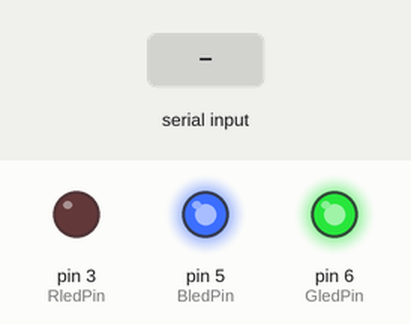
A sketch run on a simulated Arduino Uno, built with avr-gcc and run on an emulated ATmega328P. On the bench: output pins drawn as LEDs (lit = HIGH). Dashed ring = blinking. The inputs (shaded band) are chosen by the test bench. Random numbers use the default seed unless the sketch sets one.

Above: at 1.2 s.
1.3 s: "BLINK1\n" received over Serial
At 1.55 s:
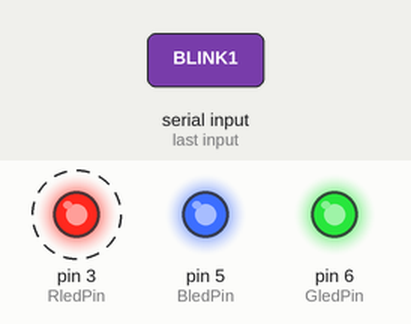
4.3 s: "RANDOM\n" received over Serial
At 5.05 s:
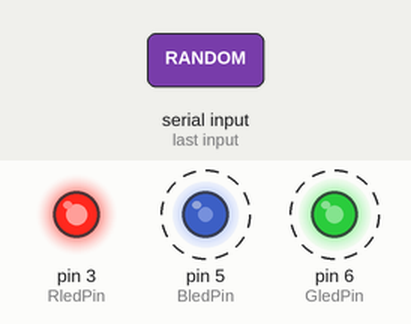
7.3 s: "90,45,200\n" received over Serial
At 8.2 s:
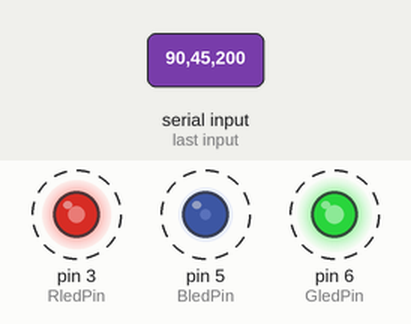
10.3 s: "30,150,10\n" received over Serial
13.3 s: "1,90,45\n" received over Serial
16.3 s: "STEADY\n" received over Serial
At 17.1 s:
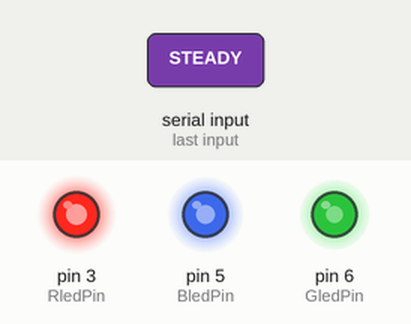
Timing chart, 0 to 18.8 s (numbered marks = the images above; inputs shaded):
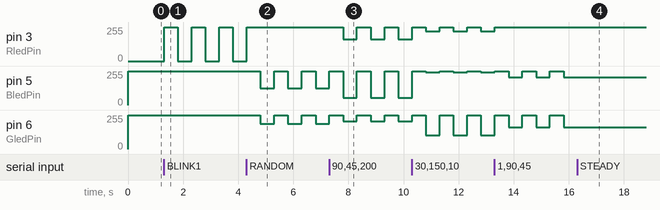

Measured:
- after the input at 1.3 s, pin 3 (RledPin): alternates 255/255 for 0.50 s and 0/255 for 0.50 s, starting at once
- after the input at 4.3 s, pin 5 (BledPin): alternates 255/255 for 0.50 s and 125/255 for 0.50 s, starting after 0.51 s; pin 6 (GledPin): alternates 255/255 for 0.50 s and 188/255 for 0.50 s, starting after 0.51 s
- after the input at 7.3 s, pin 3 (RledPin): alternates 255/255 for 0.50 s and 165/255 for 0.50 s, starting after 0.51 s
- after the input at 16.3 s, every drawn part: stays the same

The sketch:

hw3-1.ino
```cpp
const int RledPin = 3;  // PWM 腳位
const int GledPin = 6;  // PWM 腳位
const int BledPin = 5;  // PWM 腳位

// 模式狀態：0 = 常亮/靜態模式, 1 = 慢速閃爍, 2 = 中速閃爍, 3 = 極速爆閃
int mode = 0;

int currentR = 255;
int currentG = 0;
int currentB = 0;

unsigned long previousMillis = 0;
long blinkInterval = 300; // 閃爍間隔時間
bool ledOn = true;

void setup() {
  Serial.begin(9600);
  pinMode(RledPin, OUTPUT);
  pinMode(GledPin, OUTPUT);
  pinMode(BledPin, OUTPUT);

  randomSeed(analogRead(A1));
  setRGB(currentR, currentG, currentB);
}

void loop() {
  if (Serial.available() > 0) {
    String input = Serial.readStringUntil('\n');
    input.trim();

    if (input == "RANDOM") {
      // 隨機選色：僅更新顏色變數，不修改 mode (維持當前閃爍狀態)
      currentR = random(0, 256);
      currentG = random(0, 256);
      currentB = random(0, 256);
      if (mode == 0) {
        setRGB(currentR, currentG, currentB);
      }

    } else if (input == "STEADY") {
      // 若網頁傳入靜態模式指令
      mode = 0;
      setRGB(currentR, currentG, currentB);

    } else if (input == "BLINK1") {
      mode = 1;
      blinkInterval = 500; // 慢速閃爍 (1 Hz)
    } else if (input == "BLINK2") {
      mode = 2;
      blinkInterval = 200; // 中速閃爍 (2.5 Hz)
    } else if (input == "BLINK3") {
      mode = 3;
      blinkInterval = 100; // 極速爆閃 (5 Hz)

    } else {
      // 解析 RGB 格式 (R,G,B)
      int firstComma = input.indexOf(',');
      int secondComma = input.indexOf(',', firstComma + 1);

      if (firstComma > 0 && secondComma > firstComma) {
        // 調色盤選色：僅更新顏色變數，不修改 mode
        currentR = input.substring(0, firstComma).toInt();
        currentG = input.substring(firstComma + 1, secondComma).toInt();
        currentB = input.substring(secondComma + 1).toInt();

        // 如果目前是常亮模式，立刻更新顯示顏色
        if (mode == 0) {
          setRGB(currentR, currentG, currentB);
        }
      }
    }
  }

  // 閃爍控制邏輯 (非阻塞式 millis 寫法)
  if (mode >= 1 && mode <= 3) {
    unsigned long currentMillis = millis();
    if (currentMillis - previousMillis >= blinkInterval) {
      previousMillis = currentMillis;
      ledOn = !ledOn;

      if (ledOn) {
        setRGB(currentR, currentG, currentB);
      } else {
        setRGB(0, 0, 0); // 熄滅
      }
    }
  }
}

// 共陽極控制邏輯
void setRGB(int r, int g, int b) {
  analogWrite(RledPin, 255 - r);
  analogWrite(GledPin, 255 - g);
  analogWrite(BledPin, 255 - b);
}
```
